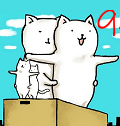

Reproduce this figure in Python.
#!/usr/bin/env python
# -*- coding: utf-8 -*-
# Date    : 2018-11-25 17:13:20
from PIL import Image,ImageDraw,ImageFont
import random

im=Image.open('user.png')
font=ImageFont.truetype('Inkfree.ttf',36)
draw=ImageDraw.Draw(im)
w,h=im.size
draw.text((w*0.8,h*0.01),str(random.randint(0,99)),font=font,fill=(255,0,0))
im.show()
im.save('0000.png')